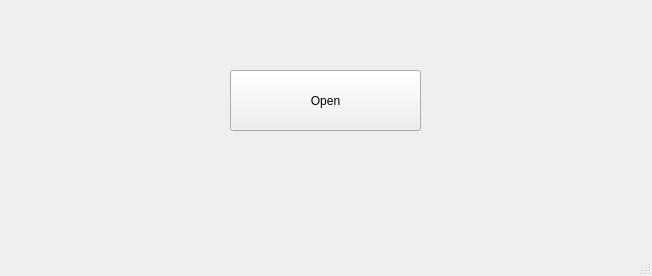
<?xml version="1.0" encoding="UTF-8"?>
<ui version="4.0">
 <class>MainWindow</class>
 <widget class="QMainWindow" name="MainWindow">
  <property name="geometry">
   <rect>
    <x>0</x>
    <y>0</y>
    <width>652</width>
    <height>276</height>
   </rect>
  </property>
  <property name="windowTitle">
   <string>MainWindow</string>
  </property>
  <widget class="QWidget" name="centralwidget">
   <widget class="QPushButton" name="pushButton">
    <property name="geometry">
     <rect>
      <x>230</x>
      <y>70</y>
      <width>191</width>
      <height>61</height>
     </rect>
    </property>
    <property name="text">
     <string>Open</string>
    </property>
   </widget>
  </widget>
  <widget class="QMenuBar" name="menubar">
   <property name="geometry">
    <rect>
     <x>0</x>
     <y>0</y>
     <width>652</width>
     <height>25</height>
    </rect>
   </property>
  </widget>
  <widget class="QStatusBar" name="statusbar"/>
 </widget>
 <resources/>
 <connections/>
</ui>
